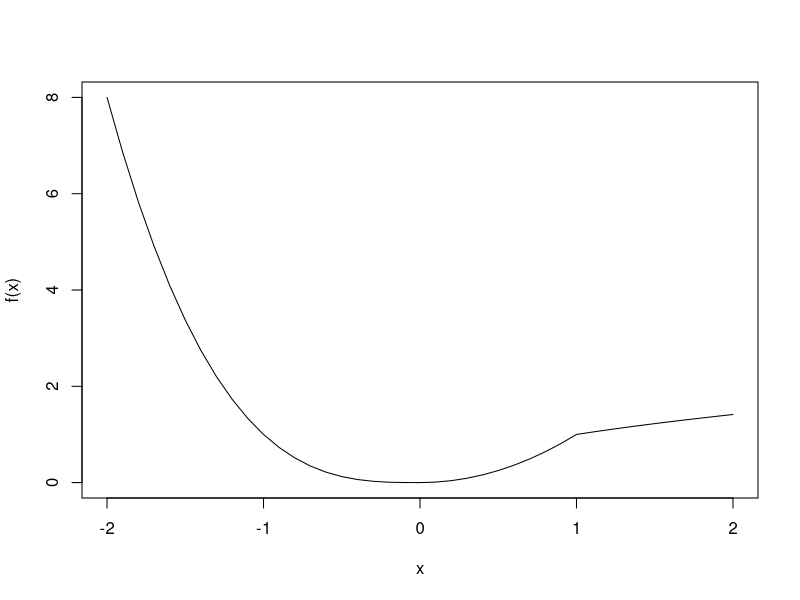

This chart was generated by the following R code:
# Q1 
# (a)Create a vector called downtime. The vector should contain the following numbers: 
#0, 1, 2, 12, 12, 14, 18, 21, 21, 23, 24, 25, 28, 29, 30, 30, 30, 33, 36, 44, 45, 47, and 51.
downtime=c(1:51)

# (b) Calculate the mean, median, min, max, and range of downtime.
downtime.mean=mean(downtime)
downtime.median=median(downtime)
downtime.min=min(downtime)
downtime.max=max(downtime)
downtime.range=range(downtime)

# (c) Calculate the standard deviation, 5 percentile, and 95 percentile of downtime (Hint: Use the quantile function).
downtime.sd=sd(downtime)
downtime.quantile5=quantile(downtime,0.05)
downtime.quantile95=quantile(downtime,0.95)

# (d) What is the mode of downtime (Hint: Use the table function). What is the frequency?眾數
Mode=function(x) {
	t=table(x)
	rownames(t)[t==max(t)]
}
Mode(downtime)

Mode.frequency=function(x) {
	t=table(x)
	max(t)
}

Mode.frequency(downtime)

# (e) Pick out the subset of the mode numbers from the downtime vector.
as.numeric(Mode(downtime))

# Q2. (10%) Use rep( ) and seq( ) as needed to create the two vectors. 
# (a) 0 0 0 0 0 1 1 1 1 1 2 2 2 2 2 3 3 3 3 3 4 4 4 4 4
c(rep(0,5),rep(1,5),rep(2,5),rep(3,5),rep(4,5))

# (b) 1 2 3 4 5 1 2 3 4 5 1 2 3 4 5 1 2 3 4 5 1 2 3 4 5
rep(1:5,5)


# Q3. (5%)
# (a) Create a 4x3 matrix that stores the values below. Also name each column correctly (x, y, z)
x=c(61,175,111,124)
y=c(13,21,24,23)
z=c(4,18,14,18)
m=cbind(x,y)
m=cbind(m,z)

# (b) Display the row 1, column 3 element of the matrix.
m[1,3]

# Q4. (10%) Calculate and compare with log(N)+0.6 for N = 500, 2000, 8000.
sum.frac=function (n){
	result=0
	for(i in 1:n){
		result=result+(i/n)
	}
	result
}
log.add06=function(n) {
	log(n)+0.6
}

compare=function(n) {
	sum.frac(n)>log.add06(n)
}
compare(500)
compare(2000)
compare(8000)

#Q5. (10%) The equation x7 +10000x6 +1.06x5 +10600x4 +0.0605x3 +605x2 +0.0005x+5 has exactly one real root. 
#Write an R program to find the root. What is the root? How many iterations of Newton’s method are required to find this root
#if the initial guess is x=0?
x=0
tolerance=0.000001
count=0
repeat{
	f=x^7+10000*x^6+1.06*x^5+10600*x^4+0.0605*x^3+605*x^2+0.0005*x+5
	if(abs(f) < tolerance) break
	f.prime=7*x^6+60000*x^5+5.3*x^4+42400*x^3+0.1815*x^2+1210*x+0.0005
	x=x-f/f.prime
	count=count+1
}
# root=-10000
# 1次

# Q6. (10%) Based on the results.txt file (in Lecture 1), write R code to reproduce the graph below.

# Q7. (15%)
# (a) Compute 4!, 50!, and 5000! (Hint: Use the factorial function)
factorial(4)
factorial(50)
lfactorial(5000) #直接跑 會出現警告訊息：In factorial(5000) : 在 'gammafn' 中的值超出範圍
#所以我們只能對5000!取log 也就是說5000!=e^82108.93

# (b) Compute
choose(4,2)
choose(50,20)
lchoose(5000,2000) #同5000!，直接執行choose(5000,2000會出現Inf,所以一樣取log,c5000取2000等於e^3360.594

# (c) The factorial function tends to return Infinity when its argument is large. To tackle this, apply log( ) 
# and sum( ) to compute 5000! and  5000  . Express your answers in terms of e?.
	82108.93
	3360.594

# Q8. (10%) The Fibonacci sequence is famous in mathematics.
# (a) Write a while( ) loop to find the first Fibonacci number k > greater than 100.
	fib=function(n) {
		if(n>2){
			return (fib(n-1)+fib(n-2))
		}else{
			return (1)
		}
	}
	n=0
	while(fib(n)<=100){
		n=n+1
	}
	print(fib(n))#144
#(b) For the number Fn=k in (a), what is the index n?
	print(n)#12
# (c) Write a for( ) loop to print ALL Fibonacci numbers <= k.
	for(i in 1:n){
		print(fib(i))
	}


# Q9. (10%) Write an R function that prints out all prime numbers <= n (where n is an integer). 
# After writing the function, set n=100 and show me the results.

	primes=function(n) {
		result=NULL
		for( i in 2:n){
			is_prime=!any(i%%result==0)
			if(is_prime){
				result=c(result,i)
			}
		}
		result
	}
	primes(100) #2  3  5  7 11 13 17 19 23 29 31 37 41 43 47 53 59 61 67 71 73 79 83 89 97

#Q10.(10%) Considerthefunctiony=f(x)definedby y f(x)
	f=function(x) {
		y=0
		if(x>1){
			y=sqrt(x)
		}else if(x>0){
			y=x^2
		}else{
			y=-1*x^3
		}
		y
	}
	datas=seq(-2, 2, 0.1)
	results=rep(0,length(datas))
	for(i in  1:length(datas)){
		results[i]=f(datas[i])
	}

	plot(datas,results,type='l',xlab='x',ylab='f(x)')
	